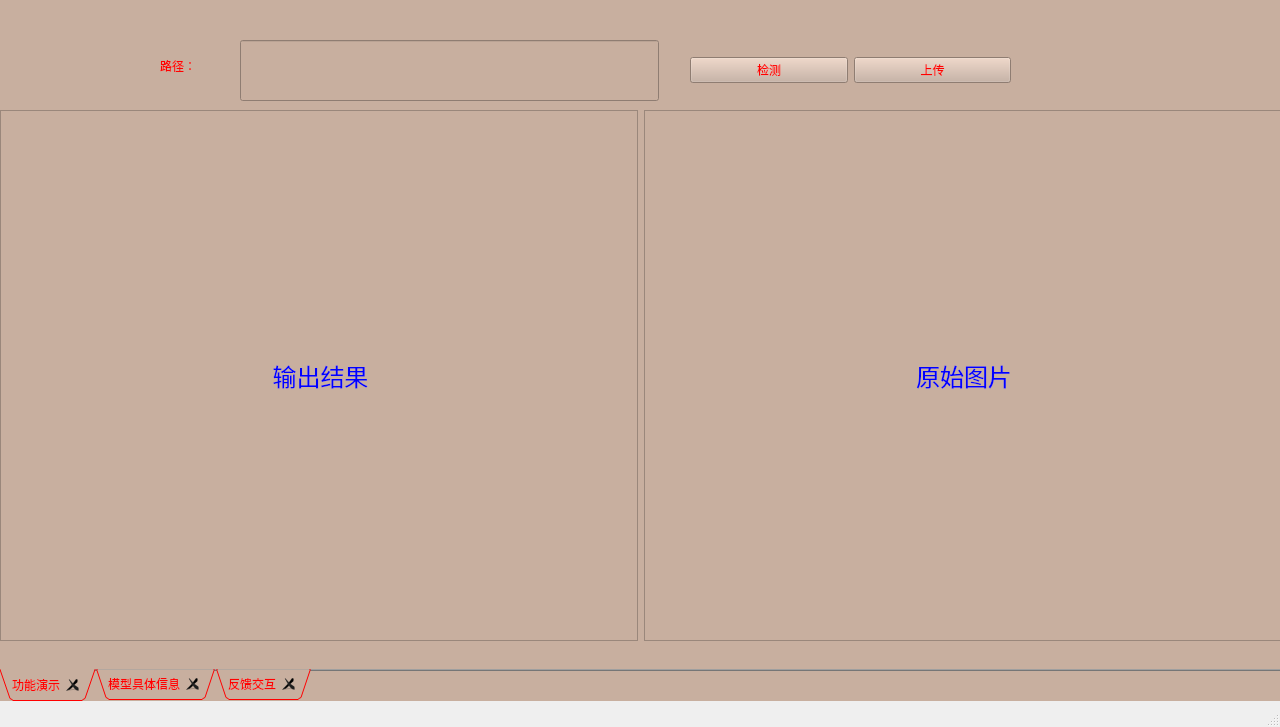
<?xml version="1.0" encoding="UTF-8"?>
<ui version="4.0">
 <class>MainWindow</class>
 <widget class="QMainWindow" name="MainWindow">
  <property name="windowModality">
   <enum>Qt::NonModal</enum>
  </property>
  <property name="geometry">
   <rect>
    <x>0</x>
    <y>0</y>
    <width>1280</width>
    <height>727</height>
   </rect>
  </property>
  <property name="windowTitle">
   <string>银行卡识别</string>
  </property>
  <property name="toolTipDuration">
   <number>-1</number>
  </property>
  <property name="statusTip">
   <string>银色子弹</string>
  </property>
  <property name="layoutDirection">
   <enum>Qt::LeftToRight</enum>
  </property>
  <property name="autoFillBackground">
   <bool>false</bool>
  </property>
  <property name="styleSheet">
   <string notr="true">border-image: url(:/newPrefix/image/background.png);</string>
  </property>
  <property name="toolButtonStyle">
   <enum>Qt::ToolButtonIconOnly</enum>
  </property>
  <property name="documentMode">
   <bool>false</bool>
  </property>
  <property name="tabShape">
   <enum>QTabWidget::Triangular</enum>
  </property>
  <widget class="QWidget" name="centralwidget">
   <widget class="QWidget" name="horizontalLayoutWidget">
    <property name="geometry">
     <rect>
      <x>0</x>
      <y>0</y>
      <width>1281</width>
      <height>701</height>
     </rect>
    </property>
    <layout class="QHBoxLayout" name="horizontalLayout">
     <item>
      <widget class="QTabWidget" name="tabWidget">
       <property name="autoFillBackground">
        <bool>false</bool>
       </property>
       <property name="styleSheet">
        <string notr="true">border-color: rgb(0, 0, 255);
font: 11pt &quot;Arial&quot;;
image: url(:/newPrefix/image/background.png);
background-image: url(:/newPrefix/image/background.png);
border-image: url(:/newPrefix/image/background.png);
color: rgb(255, 0, 0);
font: 14pt &quot;Arial&quot;;
border-top-color: qlineargradient(spread:pad, x1:0, y1:0, x2:0, y2:1, stop:0 rgba(255, 0, 0, 255), stop:0.339795 rgba(255, 0, 0, 255), stop:0.339799 rgba(255, 255, 255, 255), stop:0.662444 rgba(255, 255, 255, 255), stop:0.662469 rgba(0, 0, 255, 255), stop:1 rgba(0, 0, 255, 255));
background-color: rgb(200, 175, 159);</string>
       </property>
       <property name="tabPosition">
        <enum>QTabWidget::South</enum>
       </property>
       <property name="tabShape">
        <enum>QTabWidget::Triangular</enum>
       </property>
       <property name="currentIndex">
        <number>0</number>
       </property>
       <property name="elideMode">
        <enum>Qt::ElideNone</enum>
       </property>
       <property name="documentMode">
        <bool>true</bool>
       </property>
       <property name="tabsClosable">
        <bool>true</bool>
       </property>
       <property name="movable">
        <bool>true</bool>
       </property>
       <property name="tabBarAutoHide">
        <bool>true</bool>
       </property>
       <widget class="QWidget" name="tab">
        <attribute name="title">
         <string>功能演示</string>
        </attribute>
        <widget class="QLineEdit" name="lineEdit_url">
         <property name="geometry">
          <rect>
           <x>240</x>
           <y>40</y>
           <width>419</width>
           <height>61</height>
          </rect>
         </property>
        </widget>
        <widget class="QWidget" name="horizontalLayoutWidget_2">
         <property name="geometry">
          <rect>
           <x>690</x>
           <y>30</y>
           <width>321</width>
           <height>80</height>
          </rect>
         </property>
         <layout class="QHBoxLayout" name="horizontalLayout_4">
          <item>
           <widget class="QPushButton" name="pushButton_run">
            <property name="statusTip">
             <string>点击按钮开始识别</string>
            </property>
            <property name="styleSheet">
             <string notr="true">font: 16pt &quot;Arial&quot;;
border-color: rgb(0, 0, 255);</string>
            </property>
            <property name="text">
             <string>检测</string>
            </property>
           </widget>
          </item>
          <item>
           <widget class="QPushButton" name="pushButton_in">
            <property name="statusTip">
             <string>点击按钮上传文档</string>
            </property>
            <property name="autoFillBackground">
             <bool>false</bool>
            </property>
            <property name="styleSheet">
             <string notr="true">font: 16pt &quot;Arial&quot;;
border-color: rgb(0, 0, 255);</string>
            </property>
            <property name="text">
             <string>上传</string>
            </property>
           </widget>
          </item>
         </layout>
        </widget>
        <widget class="QLabel" name="label">
         <property name="geometry">
          <rect>
           <x>160</x>
           <y>50</y>
           <width>71</width>
           <height>31</height>
          </rect>
         </property>
         <property name="styleSheet">
          <string notr="true">font: 16pt &quot;Arial&quot;;</string>
         </property>
         <property name="text">
          <string>路径：</string>
         </property>
        </widget>
        <widget class="QWidget" name="horizontalLayoutWidget_3">
         <property name="geometry">
          <rect>
           <x>0</x>
           <y>110</y>
           <width>1281</width>
           <height>531</height>
          </rect>
         </property>
         <layout class="QHBoxLayout" name="horizontalLayout_5">
          <item>
           <widget class="QLabel" name="label_out">
            <property name="mouseTracking">
             <bool>true</bool>
            </property>
            <property name="layoutDirection">
             <enum>Qt::LeftToRight</enum>
            </property>
            <property name="autoFillBackground">
             <bool>false</bool>
            </property>
            <property name="styleSheet">
             <string notr="true">border-color: rgb(0, 0, 255);</string>
            </property>
            <property name="frameShape">
             <enum>QFrame::StyledPanel</enum>
            </property>
            <property name="text">
             <string>&lt;html&gt;&lt;head/&gt;&lt;body&gt;&lt;p align=&quot;center&quot;&gt;&lt;span style=&quot; font-size:18pt; color:#0000ff;&quot;&gt;输出结果&lt;/span&gt;&lt;/p&gt;&lt;/body&gt;&lt;/html&gt;</string>
            </property>
            <property name="textFormat">
             <enum>Qt::AutoText</enum>
            </property>
            <property name="scaledContents">
             <bool>false</bool>
            </property>
            <property name="wordWrap">
             <bool>false</bool>
            </property>
           </widget>
          </item>
          <item>
           <widget class="QLabel" name="label_init">
            <property name="autoFillBackground">
             <bool>false</bool>
            </property>
            <property name="frameShape">
             <enum>QFrame::StyledPanel</enum>
            </property>
            <property name="midLineWidth">
             <number>0</number>
            </property>
            <property name="text">
             <string>&lt;html&gt;&lt;head/&gt;&lt;body&gt;&lt;p align=&quot;center&quot;&gt;&lt;span style=&quot; font-size:18pt; color:#0000ff;&quot;&gt;原始图片&lt;/span&gt;&lt;/p&gt;&lt;/body&gt;&lt;/html&gt;</string>
            </property>
           </widget>
          </item>
         </layout>
        </widget>
       </widget>
       <widget class="QWidget" name="tab_2">
        <attribute name="title">
         <string>模型具体信息</string>
        </attribute>
        <widget class="QLabel" name="label_4">
         <property name="geometry">
          <rect>
           <x>20</x>
           <y>20</y>
           <width>301</width>
           <height>41</height>
          </rect>
         </property>
         <property name="text">
          <string>银行卡识别主要参数详情：</string>
         </property>
        </widget>
        <widget class="QLabel" name="label_5">
         <property name="geometry">
          <rect>
           <x>670</x>
           <y>20</y>
           <width>91</width>
           <height>41</height>
          </rect>
         </property>
         <property name="text">
          <string>请选择：</string>
         </property>
        </widget>
        <widget class="QWidget" name="horizontalLayoutWidget_6">
         <property name="geometry">
          <rect>
           <x>0</x>
           <y>80</y>
           <width>1291</width>
           <height>561</height>
          </rect>
         </property>
         <layout class="QHBoxLayout" name="horizontalLayout_8">
          <item>
           <widget class="QLabel" name="label_para">
            <property name="autoFillBackground">
             <bool>false</bool>
            </property>
            <property name="frameShape">
             <enum>QFrame::StyledPanel</enum>
            </property>
            <property name="midLineWidth">
             <number>0</number>
            </property>
            <property name="text">
             <string>&lt;html&gt;&lt;head/&gt;&lt;body&gt;&lt;p align=&quot;center&quot;&gt;&lt;span style=&quot; font-size:18pt; color:#0000ff;&quot;&gt;详参：&lt;/span&gt;&lt;/p&gt;&lt;/body&gt;&lt;/html&gt;</string>
            </property>
           </widget>
          </item>
          <item>
           <widget class="QLabel" name="label_paraImage">
            <property name="autoFillBackground">
             <bool>false</bool>
            </property>
            <property name="frameShape">
             <enum>QFrame::StyledPanel</enum>
            </property>
            <property name="midLineWidth">
             <number>0</number>
            </property>
            <property name="text">
             <string>&lt;html&gt;&lt;head/&gt;&lt;body&gt;&lt;p align=&quot;center&quot;&gt;&lt;span style=&quot; font-size:18pt; color:#0000ff;&quot;&gt;参数图像&lt;/span&gt;&lt;/p&gt;&lt;/body&gt;&lt;/html&gt;</string>
            </property>
           </widget>
          </item>
         </layout>
        </widget>
        <widget class="QWidget" name="horizontalLayoutWidget_4">
         <property name="geometry">
          <rect>
           <x>760</x>
           <y>0</y>
           <width>441</width>
           <height>80</height>
          </rect>
         </property>
         <layout class="QHBoxLayout" name="horizontalLayout_2">
          <item>
           <widget class="QRadioButton" name="radioButton_para1">
            <property name="statusTip">
             <string>点击后显示该参数图像</string>
            </property>
            <property name="text">
             <string>参数1</string>
            </property>
           </widget>
          </item>
          <item>
           <widget class="QRadioButton" name="radioButton_para2">
            <property name="statusTip">
             <string>点击后显示该参数图像</string>
            </property>
            <property name="text">
             <string>参数2</string>
            </property>
           </widget>
          </item>
          <item>
           <widget class="QRadioButton" name="radioButton_para3">
            <property name="statusTip">
             <string>点击后显示该参数图像</string>
            </property>
            <property name="text">
             <string>参数3</string>
            </property>
           </widget>
          </item>
          <item>
           <widget class="QRadioButton" name="radioButton_para4">
            <property name="statusTip">
             <string>点击后显示该参数图像</string>
            </property>
            <property name="text">
             <string>参数4</string>
            </property>
           </widget>
          </item>
         </layout>
        </widget>
       </widget>
       <widget class="QWidget" name="tab_5">
        <attribute name="title">
         <string>反馈交互</string>
        </attribute>
        <widget class="QLabel" name="label_13">
         <property name="geometry">
          <rect>
           <x>10</x>
           <y>0</y>
           <width>211</width>
           <height>71</height>
          </rect>
         </property>
         <property name="styleSheet">
          <string notr="true">font: 14pt &quot;Arial&quot;;</string>
         </property>
         <property name="text">
          <string>识别有误的图片：</string>
         </property>
        </widget>
        <widget class="QLabel" name="label_bugImage">
         <property name="geometry">
          <rect>
           <x>10</x>
           <y>70</y>
           <width>636</width>
           <height>461</height>
          </rect>
         </property>
         <property name="autoFillBackground">
          <bool>false</bool>
         </property>
         <property name="frameShape">
          <enum>QFrame::StyledPanel</enum>
         </property>
         <property name="midLineWidth">
          <number>0</number>
         </property>
         <property name="text">
          <string>&lt;html&gt;&lt;head/&gt;&lt;body&gt;&lt;p align=&quot;center&quot;&gt;&lt;span style=&quot; font-size:18pt; color:#0000ff;&quot;&gt;请上传识别有误的银行卡照片&lt;/span&gt;&lt;/p&gt;&lt;/body&gt;&lt;/html&gt;</string>
         </property>
        </widget>
        <widget class="QPushButton" name="pushButton_bugIn">
         <property name="geometry">
          <rect>
           <x>60</x>
           <y>620</y>
           <width>121</width>
           <height>31</height>
          </rect>
         </property>
         <property name="statusTip">
          <string>上传有问题的银行卡照片</string>
         </property>
         <property name="text">
          <string>上传</string>
         </property>
        </widget>
        <widget class="QPushButton" name="pushButton_cut">
         <property name="geometry">
          <rect>
           <x>290</x>
           <y>620</y>
           <width>111</width>
           <height>31</height>
          </rect>
         </property>
         <property name="mouseTracking">
          <bool>false</bool>
         </property>
         <property name="statusTip">
          <string>当点击该button时，自动切割识别有误的数字部分</string>
         </property>
         <property name="text">
          <string>切割</string>
         </property>
         <property name="checkable">
          <bool>false</bool>
         </property>
         <property name="autoDefault">
          <bool>false</bool>
         </property>
         <property name="default">
          <bool>false</bool>
         </property>
         <property name="flat">
          <bool>false</bool>
         </property>
        </widget>
        <widget class="QPushButton" name="pushButton_bugsubmit">
         <property name="geometry">
          <rect>
           <x>520</x>
           <y>620</y>
           <width>93</width>
           <height>28</height>
          </rect>
         </property>
         <property name="statusTip">
          <string>上传至训练集，继续训练，提高模型准确度</string>
         </property>
         <property name="text">
          <string>提交</string>
         </property>
        </widget>
        <widget class="QLabel" name="label_15">
         <property name="geometry">
          <rect>
           <x>130</x>
           <y>560</y>
           <width>151</width>
           <height>31</height>
          </rect>
         </property>
         <property name="text">
          <string>错误数字号码：</string>
         </property>
        </widget>
        <widget class="QLineEdit" name="lineEdit_bugNumber">
         <property name="geometry">
          <rect>
           <x>300</x>
           <y>560</y>
           <width>151</width>
           <height>31</height>
          </rect>
         </property>
         <property name="statusTip">
          <string>请手动输入有误的数字</string>
         </property>
        </widget>
        <widget class="QTextEdit" name="textEdit_advice">
         <property name="geometry">
          <rect>
           <x>650</x>
           <y>70</y>
           <width>631</width>
           <height>271</height>
          </rect>
         </property>
        </widget>
        <widget class="QLabel" name="label_16">
         <property name="geometry">
          <rect>
           <x>650</x>
           <y>0</y>
           <width>481</width>
           <height>61</height>
          </rect>
         </property>
         <property name="styleSheet">
          <string notr="true">font: 14pt &quot;Arial&quot;;
color: rgb(255, 0, 0);</string>
         </property>
         <property name="text">
          <string>请为我们的软件提供您的建议，便于我们优化：</string>
         </property>
        </widget>
        <widget class="QPushButton" name="pushButton_cancel">
         <property name="geometry">
          <rect>
           <x>770</x>
           <y>420</y>
           <width>141</width>
           <height>41</height>
          </rect>
         </property>
         <property name="text">
          <string>取消</string>
         </property>
        </widget>
        <widget class="QPushButton" name="pushButton_advice">
         <property name="geometry">
          <rect>
           <x>1020</x>
           <y>420</y>
           <width>131</width>
           <height>41</height>
          </rect>
         </property>
         <property name="text">
          <string>提交</string>
         </property>
        </widget>
       </widget>
      </widget>
     </item>
    </layout>
   </widget>
  </widget>
  <widget class="QStatusBar" name="statusbar"/>
 </widget>
 <resources>
  <include location="../test1/background.qrc"/>
 </resources>
 <connections>
  <connection>
   <sender>pushButton_run</sender>
   <signal>clicked()</signal>
   <receiver>MainWindow</receiver>
   <slot>runModel()</slot>
   <hints>
    <hint type="sourcelabel">
     <x>734</x>
     <y>90</y>
    </hint>
    <hint type="destinationlabel">
     <x>716</x>
     <y>775</y>
    </hint>
   </hints>
  </connection>
  <connection>
   <sender>pushButton_in</sender>
   <signal>clicked()</signal>
   <receiver>MainWindow</receiver>
   <slot>openImage()</slot>
   <hints>
    <hint type="sourcelabel">
     <x>1010</x>
     <y>90</y>
    </hint>
    <hint type="destinationlabel">
     <x>933</x>
     <y>773</y>
    </hint>
   </hints>
  </connection>
  <connection>
   <sender>pushButton_bugIn</sender>
   <signal>clicked()</signal>
   <receiver>MainWindow</receiver>
   <slot>openImage()</slot>
   <hints>
    <hint type="sourcelabel">
     <x>138</x>
     <y>651</y>
    </hint>
    <hint type="destinationlabel">
     <x>126</x>
     <y>811</y>
    </hint>
   </hints>
  </connection>
  <connection>
   <sender>radioButton_para1</sender>
   <signal>toggled(bool)</signal>
   <receiver>MainWindow</receiver>
   <slot>paraImage1()</slot>
   <hints>
    <hint type="sourcelabel">
     <x>791</x>
     <y>41</y>
    </hint>
    <hint type="destinationlabel">
     <x>790</x>
     <y>-40</y>
    </hint>
   </hints>
  </connection>
  <connection>
   <sender>radioButton_para2</sender>
   <signal>toggled(bool)</signal>
   <receiver>MainWindow</receiver>
   <slot>paraImage2()</slot>
   <hints>
    <hint type="sourcelabel">
     <x>925</x>
     <y>46</y>
    </hint>
    <hint type="destinationlabel">
     <x>921</x>
     <y>-42</y>
    </hint>
   </hints>
  </connection>
  <connection>
   <sender>radioButton_para3</sender>
   <signal>toggled(bool)</signal>
   <receiver>MainWindow</receiver>
   <slot>paraImage3()</slot>
   <hints>
    <hint type="sourcelabel">
     <x>1011</x>
     <y>43</y>
    </hint>
    <hint type="destinationlabel">
     <x>1024</x>
     <y>-46</y>
    </hint>
   </hints>
  </connection>
  <connection>
   <sender>radioButton_para4</sender>
   <signal>toggled(bool)</signal>
   <receiver>MainWindow</receiver>
   <slot>paraImage4()</slot>
   <hints>
    <hint type="sourcelabel">
     <x>1141</x>
     <y>32</y>
    </hint>
    <hint type="destinationlabel">
     <x>1136</x>
     <y>-53</y>
    </hint>
   </hints>
  </connection>
 </connections>
 <slots>
  <slot>openImage()</slot>
  <slot>paraImage4()</slot>
 </slots>
</ui>
